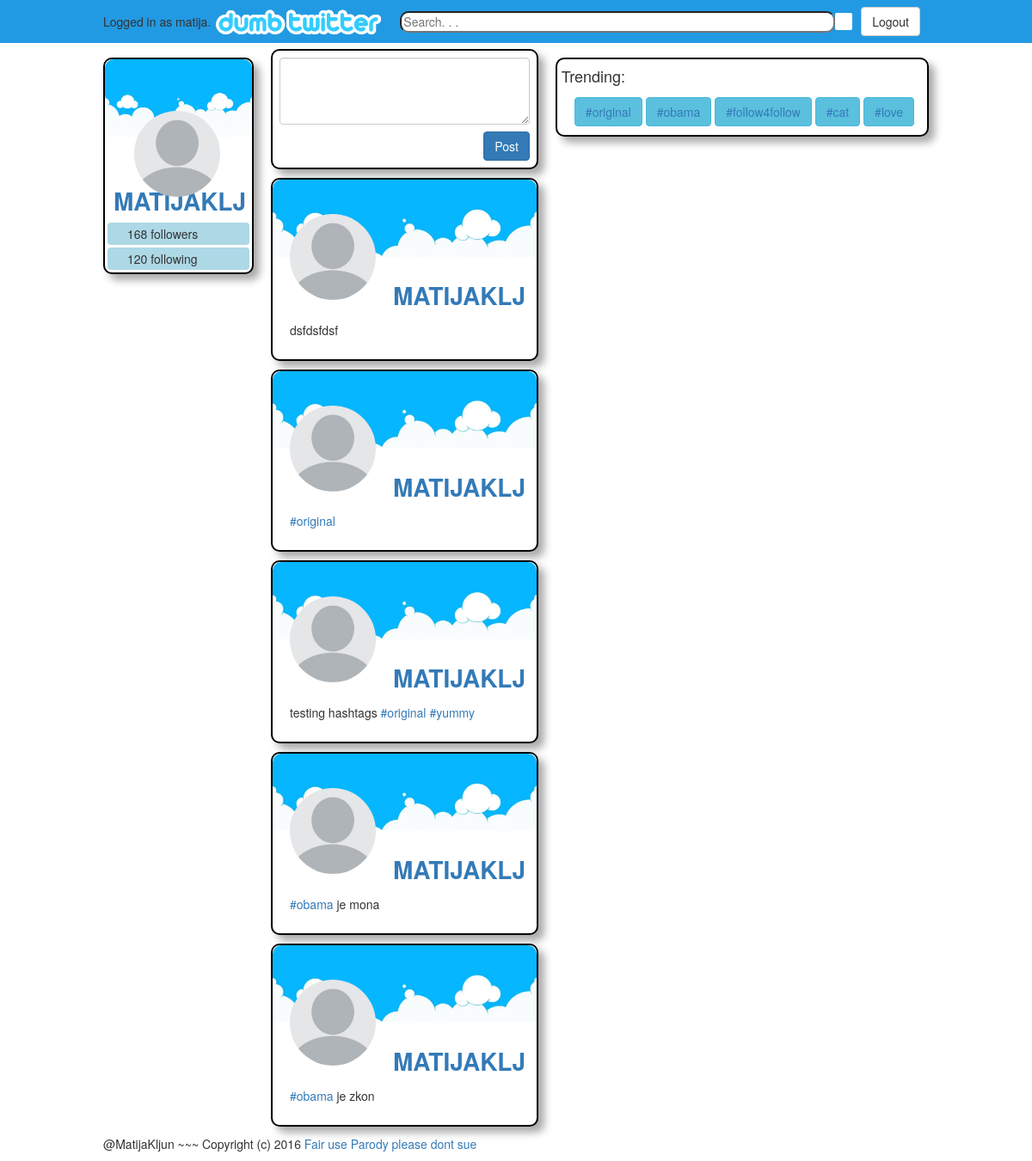
Screenshot of /microblog/ (signed in) with the database file from the repository.
### microblog_web/models.py (models this page shows)
class Profile(models.Model):
    user = models.ForeignKey(User, on_delete=models.CASCADE)
    displayName = models.CharField(max_length=30)
    description = models.CharField(max_length=150, default='')
    coverImage = models.CharField(max_length=100, default='microblog/img/cover-image.jpg')
    profileImage = models.CharField(max_length=100, default='microblog/img/profile-image.jpg')
    objects = ProfileManager()

class Post(models.Model):
    profile = models.ForeignKey(Profile, on_delete=models.CASCADE)
    content = models.TextField()
    pub_date = models.DateTimeField(default=datetime.now)
    objects = PostManager()

class Hashtag(models.Model):
    name = models.CharField(max_length=100, unique=True)

### microblog_web/views.py (the view)
def index(request):
    context = {}
    context['hashtags'] = getTrending()
    if not request.user.is_authenticated:
        posts = getPosts(None)
    else:
        context['profile'] = Profile.objects.get(user = request.user)
        posts = getPosts(request.user)
        """
        following = Follow.objects.filter(user1=request.user)
        fol_list = []
        for f in following:
            p = Profile.objects.get(user = f.user2)
            fol_list.append(p.pk)

        #print(fol_list)
        posts = Post.objects.filter(profile__pk__in=fol_list)[:15]
        """
    context['posts'] = posts
    return render(request, 'microblog_web/index.html', context)

### microblog_web/templatetags/microblogtags.py (called while the page is built)
def hashrepl(matchobj):
    return "<a href=\"/microblog/hashtag/" + str(matchobj.group(0)[1:]) + "\">" + str(matchobj.group(0)) + "</a>"

@register.filter(name="editpost")
def hashtag(content):
    content = mark_safe(re.sub('\@[0-9\w_]{1,100}\\b', afnarepl, content))
    return mark_safe(re.sub('\#[0-9\w]{1,100}\\b', hashrepl, content))

### microblog_web/views.py (called while the page is built)
def getPosts(user):
    posts = None
    if not user is None:
        following = Follow.objects.filter(user1=user)
        fol_list = []
        for f in following:
            p = Profile.objects.get(user = f.user2)
            fol_list.append(p.pk)
        posts = Post.objects.filter(profile__pk__in=fol_list).order_by('-pub_date')[:15]
    else:
        posts = Post.objects.all().order_by('-pub_date')[:10]
    return posts

def getTrending():
    ph = Post_hashtag.objects.filter(date__gte = datetime.now() - timedelta(days=2)).values("hashtag").annotate(Count('hashtag_id')).order_by('-hashtag_id__count')[:5]
    hashtags = []
    print(ph.query)
    for h in ph:
        hashtags.append(Hashtag.objects.get(pk=h['hashtag']))
    return hashtags

### microblog_web/templates/microblog_web/index.html (shortened to what this page needs)
{% extends "microblog_web/base.html" %}
{% load static %}
{% block main %}
    <div class="centered-content">
        <div class="main-container">
            <div class="profile">
                <div class="my-profile" >
                    <div class="cover-image">
                        <img class="cover-image" src="{% static profile.coverImage %}" alt="cover photo" />
                    </div>
                    <div class="profile-image-div">
                        <img class="profile-image" src="{% static profile.profileImage %}" alt="profile picture" />
                    </div>
                    <a href="{% url 'myProfile' %}"><h2 class="profile-name">{{profile.displayName | upper}}</h2></a>
                    <div class="tag"><span class="sprite sprite-people"></span><span>168</span> followers</div>
                    <div class="tag"><span class="sprite sprite-people"></span><span>120</span> following</div>
                </div>
            </div>
            <div class="newsfeed">
                <div class="new-post" {% if not user.is_authenticated %} style="display: none;" {% endif %}>
                    <form id="newpost" action="/microblog/newpost" method="POST">
                        <textarea class="form-control" rows="3" id="post-input" name="content"></textarea>
                        <div class="clearfix">
                            <input class="btn btn-primary pull-right" type="submit" value="Post"/>
                        </div>
                    </form>
                </div>
                <div class="posts" id="newsfeed">
                    {% for post in posts %}
                        {% include 'microblog_web/post.html' %}
                    {% endfor %}
                </div>
            </div>
            <div class="trending">
                <div class="trending-box">
                    <h4>Trending:</h4>
                    <ul>
                        {% for hashtag in hashtags %}
                            <li class="btn btn-info"><a href="/microblog/hashtag/{{hashtag.name}}">#{{hashtag.name}}</a></li>
                        {% endfor %}
                    </ul>
                </div>
            </div>
        </div>
    </div>
{% endblock %}

### microblog_web/templates/microblog_web/base.html (shortened to what this page needs)
{% load static %}
<!DOCTYPE html>
<html>
<link rel="stylesheet" href="{% static 'microblog/css/main.css' %}">
<link rel="stylesheet" href="{% static 'bootstrap/css/bootstrap.css' %}">
<body>
    <div id="dropdown-menu">
        <div class="menu-profile">
            <a href="profile.html"><h2 class="profile-name">Janez Novak</h2></a>
        </div>
    </div>
    <header>
        <div class="nav-bar">
            <div class="nav-logo">
                <a href="/microblog"><img src="{% static 'microblog/logo.png' %}" alt="Microblog" /></a>
            </div>
            <div class="nav-search">
                <input type="search" name="search" placeholder="Search. . ."/>
                <a href="home.html" ><div class="sprite sprite-search search-buttn"></div></a>
            </div>
            {% if user.is_authenticated %}
            <span>Logged in as {{ user.username }}.</span>
            <a href="{% url 'logout' %}" class="header-link btn btn-default">
                Logout
            </a>
            {% endif %}
        </div>
    </header>
    {% block main %}{% endblock %}
    <footer class="centered-content">
        <p>
            @MatijaKljun ~~~ Copyright (c) 2016 <a href="https://en.wikipedia.org/wiki/Fair_use#Fair_use_and_parody">Fair use Parody please dont sue</a>
        </p>
    </footer>
</body>
</html>

### microblog_web/templates/microblog_web/post.html
{% load static %}
{% load microblogtags %}
<article class="post">
    <div class="cover-image">
        <img class="cover-image" src="{% static post.profile.coverImage %}" alt="cover photo" />
    </div>
    <div class="profile-image-div">
        <img class="profile-image" src="{% static post.profile.profileImage %}" alt="profile picture" />
    </div>
    <h2 class="profile-name"><a href="/microblog/profile/{{post.profile.user.id}}">{{post.profile.displayName | upper}}</a></h2>
    <div class="post-text">
            {{post.content|editpost}}
    </div>
    <div class="tags">
    </div>
</article>

### microblog_web/static/microblog/css/main.css (style rules this page uses)
.nav-bar { background-color: inherit; width: 80%; height: 50px; margin-left: 10%; margin-right: 10%; display: flex; flex-direction: row; justify-content: center; align-items: center; }
.nav-logo { order: 1; margin: 5px; }
.nav-logo img { vertical-align: middle; width: 200px; }
.nav-search { flex: 2 2; order: 2; margin-right: 10px; margin-left: 10px; visibility: hidden; }
.nav-search input { width: calc(100% - 20px); height: 25px; border-radius: 10px; float: left; }
.header-link { order: 3; margin-right: 10px; display: none; }
#dropdown-menu { max-height: 0; background: #1779b5; font-size: 15px; padding-top: 46.5px; transition: max-height 0.2s ease-out; overflow: hidden; }
@media screen and (min-width: 60em) { .nav-search { visibility: visible; } }
@media screen and (min-width: 60em) { .header-link { display: block; } }
.centered-content { width: 960px; margin-left: auto; margin-right: auto; }
.main-container { width: 100%; display: flex; flex-direction: row; }
.profile { order: 1; }
.newsfeed { order: 2; flex-grow: 3; }
.trending { order: 3; }
.trending-box { background-color: white; padding-left: 5px; }
.trending-box ul { list-style-type: none; padding-left: 15px; padding-right: 15px; }
.trending-box ul li { margin-top: 5px; }
@media screen and (min-width: 60em) { .trending-box { margin-left: 20px; margin-top: 20px; border-style: solid; border-width: 2px; border-color: black; border-radius: 10px; box-shadow: 7px 7px 10px #aaaaaa; } }
header { background-color: #229AE3; position: absolute; top: 0; height: 50px; width: 100%; }
body { margin: 0px; font-family: Helvetica; background-color: #D4E6F1; }
footer { clear: both; }
.post { background-color: white; border-style: solid; border-width: 2px; border-color: black; border-radius: 10px; box-shadow: 7px 7px 10px #aaaaaa; margin-top: 10px; margin-bottom: 10px; }
.cover-image { width: 100%; object-fit: cover; }
.cover-image img { border-radius: 10px 10px 0px 0px; }
div .cover-image { height: 90px; }
.profile-image-div .profile-image { width: 100px; height: 100px; border-radius: 50%; position: absolute; z-index: 10; top: -50px; left: 20px; }
.profile-image-div { position: absolute; }
.profile-name { padding-left: 140px; padding-top: 10px; font-size: 2em; font-weight: bold; }
.post-text { padding: 4px 20px 4px 20px; }
.tags { padding-left: 20px; padding-bottom: 20px; }
.tag { padding: 3px; border-radius: 4px; background-color: lightblue; margin: 3px 3px; }
.new-post { background-color: white; border-style: solid; border-width: 2px; border-color: black; border-radius: 10px; box-shadow: 7px 7px 10px #aaaaaa; margin-top: 10px; margin-bottom: 10px; }
.new-post form { padding: 8px; }
.new-post form textarea { margin-bottom: 8px; }
#post-input { font-size: 15px; }
.my-profile { background-color: white; width: 175px; margin-right: 20px; margin-top: 20px; border-style: solid; border-color: black; border-width: 2px; border-radius: 10px; box-shadow: 7px 7px 10px #aaaaaa; }
div .my-profile .cover-image { width: 100%; height: 90px; }
.my-profile .profile-image { border-radius: 50%; position: absolute; z-index: 10; top: -50px; left: 34px; }
.my-profile .profile-image-div { position: absolute; }
.my-profile .profile-name { padding-left: 10px; padding-top: 40px; font-weight: bold; white-space: nowrap; }
.sprite { background-image: url("../icon/spritesheet.png"); background-repeat: no-repeat; display: block; float: left; }
.sprite-people { width: 20px; height: 20px; background-position: -65px -5px; }
.sprite-search { width: 20px; height: 20px; background-position: -65px -35px; }
.search-buttn { background-color: white; border-radius:2px; margin-top: 2.5px; }
.menu-profile { flex-grow: 1; background-color: lightblue; border-radius: 10px; height: auto; margin-right: 20px; margin-top: 10px; margin-left: 20px; }
.menu-profile .profile-name { display: inline; padding-left: 20px; margin-bottom: 40px; white-space: nowrap; }

### rows the page displays
Profile: coverImage (picture), profileImage (picture), displayName "MATIJAKLJ"
Post: profile.coverImage (picture), profile.profileImage (picture), profile.displayName "MATIJAKLJ", content|editpost "dsfdsfdsf"
Post: profile.coverImage (picture), profile.profileImage (picture), profile.displayName "MATIJAKLJ", content|editpost "#original"
Post: profile.coverImage (picture), profile.profileImage (picture), profile.displayName "MATIJAKLJ", content|editpost "testing hashtags #original #yummy"
Post: profile.coverImage (picture), profile.profileImage (picture), profile.displayName "MATIJAKLJ", content|editpost "#obama je mona"
Post: profile.coverImage (picture), profile.profileImage (picture), profile.displayName "MATIJAKLJ", content|editpost "#obama je zkon"
Hashtag: name "original"
Hashtag: name "obama"
Hashtag: name "follow4follow"
Hashtag: name "cat"
Hashtag: name "love"

### other values shown
{{ user.username }} "matija"
